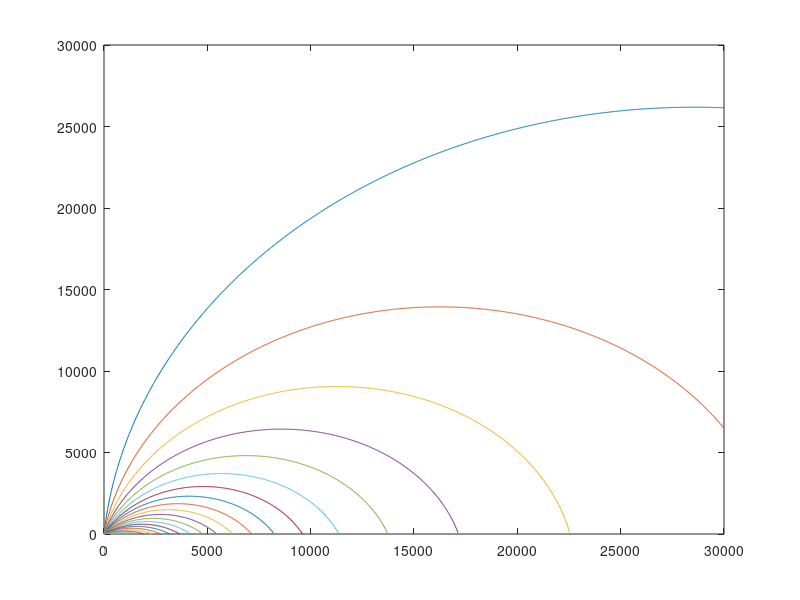

The MATLAB source for this figure: (Note: this script raises an error after producing the figure.)
% This is taken from Code Snippet 2.11.1 in NMES Book. Implements eq (5) in
% Lecture Note #2.
% Octave compatible

x=[0:30:30000];
v0=1500;c=0.6;nrays=20;
thetamin=5;thetamax=80;
deltheta=(thetamax-thetamin)/nrays;
zraypath=zeros(nrays,length(x));
for i=1:nrays
    theta=thetamin+(i-1)*deltheta;
    p=sin(pi*theta/180)/v0;
    cs=cos(pi*theta/180);
    z=(sqrt(1/(p^2*c^2)-(x-cs/(p*c)).^2)-v0/c);
    ind=find(imag(z)~=0.0);
    if(~isempty(ind));
        z(ind)=nan*ones(size(ind));
    end
    ind=find(real(z)<0);
    if(~isempty(ind));
        z(ind)=nan*ones(size(ind));
    end
    zraypath(i,:)=real(z);
end
figure;plot(x,zraypath);flipy;
xlabel('Meters');ylabel('Meters');